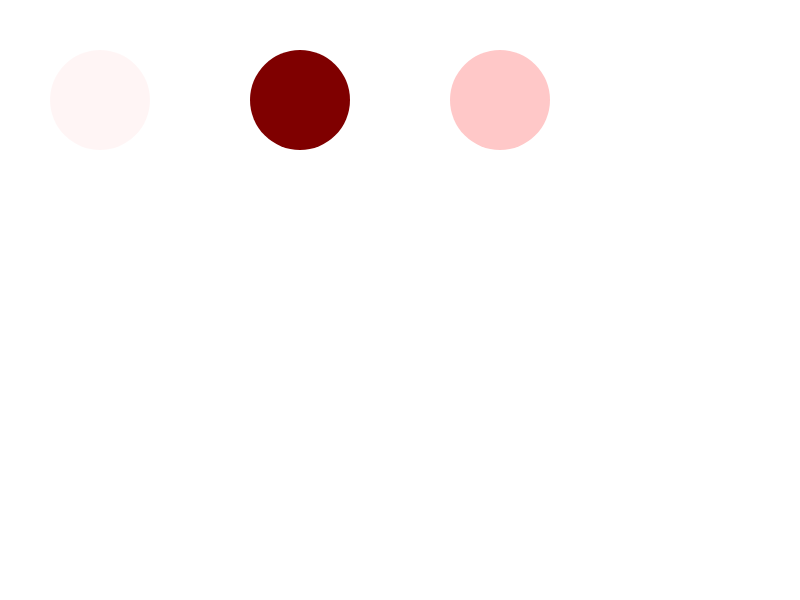
Frame 1 (no input)
Frame 60 (no input): identical to frame 1, image omitted
Frame 120 (the mouse pressed at the canvas centre since frame 60): identical to frame 1, image omitted

The p5.js sketch that drew this single still picture (run headless with seeded random() and noise() and a simulated clock; from frame 60 on, the mouse is pressed at the canvas centre):

// p5.js sketch
// ── sketch.js
// Learning Processing
// Daniel Shiffman
// http://www.learningprocessing.com

// Example 1-3: RGB Color
function setup() {
    createCanvas(displayWidth, displayHeight);
    noStroke();
}
  
  function draw() {
  
    background(255);
    
    // Bright red -> change my fill!
    fill(255,0,0,10);
    ellipse(100,100,100,100);
  
    // Dark red -> change my fill!
    fill(127,0,0);
    ellipse(300,100,100,100);
  
    // Pink (pale red) -> change my fill!
    fill(255,200,200);
    ellipse(500,100,100,100);
  }
